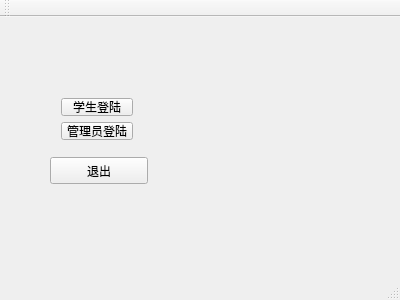
<?xml version="1.0" encoding="UTF-8"?>
<ui version="4.0">
 <class>MainWindow</class>
 <widget class="QMainWindow" name="MainWindow">
  <property name="geometry">
   <rect>
    <x>0</x>
    <y>0</y>
    <width>400</width>
    <height>300</height>
   </rect>
  </property>
  <property name="windowTitle">
   <string>MainWindow</string>
  </property>
  <widget class="QWidget" name="centralWidget">
   <widget class="QPushButton" name="testButton">
    <property name="geometry">
     <rect>
      <x>50</x>
      <y>140</y>
      <width>98</width>
      <height>27</height>
     </rect>
    </property>
    <property name="text">
     <string>退出</string>
    </property>
   </widget>
   <widget class="QWidget" name="">
    <property name="geometry">
     <rect>
      <x>50</x>
      <y>70</y>
      <width>94</width>
      <height>64</height>
     </rect>
    </property>
    <layout class="QVBoxLayout" name="verticalLayout">
     <item>
      <widget class="QPushButton" name="pushButton">
       <property name="text">
        <string>学生登陆</string>
       </property>
      </widget>
     </item>
     <item>
      <widget class="QPushButton" name="pushButton_2">
       <property name="text">
        <string>管理员登陆</string>
       </property>
      </widget>
     </item>
    </layout>
   </widget>
  </widget>
  <widget class="QMenuBar" name="menuBar">
   <property name="geometry">
    <rect>
     <x>0</x>
     <y>0</y>
     <width>400</width>
     <height>26</height>
    </rect>
   </property>
  </widget>
  <widget class="QToolBar" name="mainToolBar">
   <attribute name="toolBarArea">
    <enum>TopToolBarArea</enum>
   </attribute>
   <attribute name="toolBarBreak">
    <bool>false</bool>
   </attribute>
  </widget>
  <widget class="QStatusBar" name="statusBar"/>
 </widget>
 <layoutdefault spacing="6" margin="11"/>
 <resources/>
 <connections>
  <connection>
   <sender>pushButton_2</sender>
   <signal>clicked()</signal>
   <receiver>MainWindow</receiver>
   <slot>close()</slot>
   <hints>
    <hint type="sourcelabel">
     <x>94</x>
     <y>161</y>
    </hint>
    <hint type="destinationlabel">
     <x>294</x>
     <y>205</y>
    </hint>
   </hints>
  </connection>
 </connections>
</ui>
